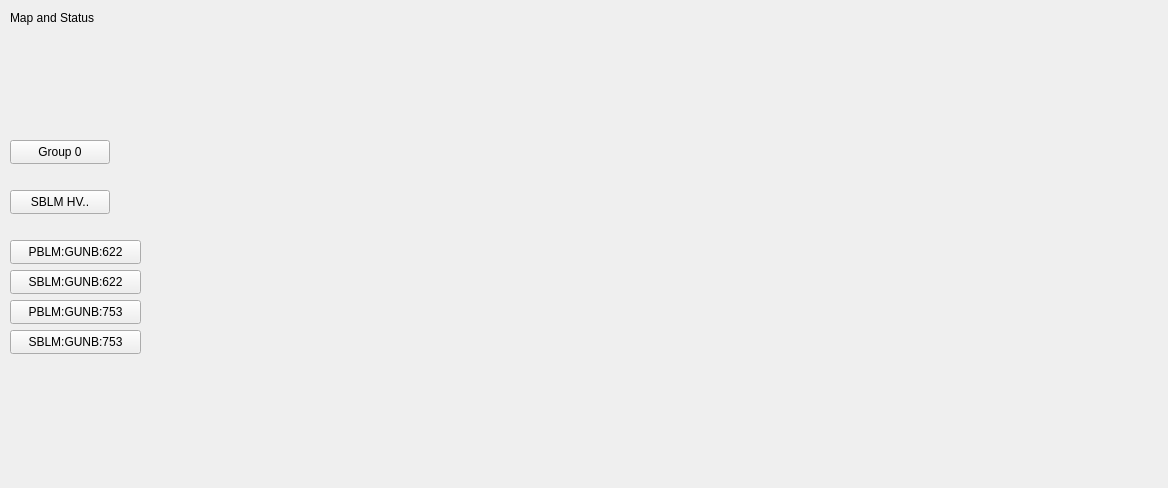
<?xml version="1.0" encoding="UTF-8"?>
<ui version="4.0">
 <class>Form</class>
 <widget class="QWidget" name="Form">
  <property name="geometry">
   <rect>
    <x>0</x>
    <y>0</y>
    <width>1168</width>
    <height>488</height>
   </rect>
  </property>
  <property name="windowTitle">
   <string>GUNB Main</string>
  </property>
  <widget class="QLabel" name="label_3">
   <property name="geometry">
    <rect>
     <x>10</x>
     <y>10</y>
     <width>121</width>
     <height>16</height>
    </rect>
   </property>
   <property name="text">
    <string>Map and Status</string>
   </property>
  </widget>
  <widget class="PyDMEmbeddedDisplay" name="PyDMEmbeddedDisplay_3">
   <property name="geometry">
    <rect>
     <x>10</x>
     <y>30</y>
     <width>881</width>
     <height>101</height>
    </rect>
   </property>
   <property name="toolTip">
    <string/>
   </property>
   <property name="filename" stdset="0">
    <string>$PHYSICS_TOP/mps_configuration/current/display/areas/mps_gunb_link_nodes.ui</string>
   </property>
  </widget>
  <widget class="PyDMRelatedDisplayButton" name="PyDMRelatedDisplayButton_5">
   <property name="geometry">
    <rect>
     <x>10</x>
     <y>140</y>
     <width>100</width>
     <height>24</height>
    </rect>
   </property>
   <property name="toolTip">
    <string/>
   </property>
   <property name="text">
    <string>Group 0</string>
   </property>
   <property name="filenames" stdset="0">
    <stringlist>
     <string>$PHYSICS_TOP/mps_configuration/current/display/groups/LinkNodeGroup0.ui</string>
    </stringlist>
   </property>
   <property name="showIcon" stdset="0">
    <bool>false</bool>
   </property>
   <property name="openInNewWindow" stdset="0">
    <bool>true</bool>
   </property>
  </widget>
  <widget class="PyDMShellCommand" name="PyDMShellCommand">
   <property name="geometry">
    <rect>
     <x>10</x>
     <y>190</y>
     <width>100</width>
     <height>24</height>
    </rect>
   </property>
   <property name="toolTip">
    <string/>
   </property>
   <property name="text">
    <string>SBLM HV..</string>
   </property>
   <property name="showIcon" stdset="0">
    <bool>false</bool>
   </property>
   <property name="commands" stdset="0">
    <stringlist>
     <string>edm -x -m &quot;dev=HVM:GUNB:MP01,dev0=SBLM:GUNB:622,dev1=SBLM:GUNB:753,dev2=HVM:GUNB:100,dev3=HVM:GUNB:200&quot; $EDM/ws/caen_hv_DT5533.edl</string>
    </stringlist>
   </property>
  </widget>
  <widget class="PyDMEDMDisplayButton" name="PyDMEDMDisplayButton">
   <property name="geometry">
    <rect>
     <x>10</x>
     <y>240</y>
     <width>131</width>
     <height>24</height>
    </rect>
   </property>
   <property name="toolTip">
    <string/>
   </property>
   <property name="text">
    <string>PBLM:GUNB:622</string>
   </property>
   <property name="filenames" stdset="0">
    <stringlist>
     <string>$EDM/bcs/bcs_pblm_status.edl</string>
    </stringlist>
   </property>
   <property name="titles" stdset="0">
    <stringlist>
     <string>PBLM:GUNB:622</string>
    </stringlist>
   </property>
   <property name="showIcon" stdset="0">
    <bool>false</bool>
   </property>
   <property name="macros" stdset="0">
    <stringlist>
     <string>{&quot;BLM&quot;:&quot;PBLM:GUNB:622&quot;}</string>
    </stringlist>
   </property>
   <property name="openInNewWindow" stdset="0">
    <bool>true</bool>
   </property>
  </widget>
  <widget class="PyDMEDMDisplayButton" name="PyDMEDMDisplayButton_2">
   <property name="geometry">
    <rect>
     <x>10</x>
     <y>270</y>
     <width>131</width>
     <height>24</height>
    </rect>
   </property>
   <property name="toolTip">
    <string/>
   </property>
   <property name="text">
    <string>SBLM:GUNB:622</string>
   </property>
   <property name="filenames" stdset="0">
    <stringlist>
     <string>$EDM/bcs/bcs_pblm_status.edl</string>
    </stringlist>
   </property>
   <property name="titles" stdset="0">
    <stringlist>
     <string>SBLM:GUNB:622</string>
     <string></string>
    </stringlist>
   </property>
   <property name="showIcon" stdset="0">
    <bool>false</bool>
   </property>
   <property name="macros" stdset="0">
    <stringlist>
     <string>{&quot;BLM&quot;:&quot;SBLM:GUNB:622&quot;}</string>
    </stringlist>
   </property>
   <property name="openInNewWindow" stdset="0">
    <bool>true</bool>
   </property>
  </widget>
  <widget class="PyDMEDMDisplayButton" name="PyDMEDMDisplayButton_3">
   <property name="geometry">
    <rect>
     <x>10</x>
     <y>300</y>
     <width>131</width>
     <height>24</height>
    </rect>
   </property>
   <property name="toolTip">
    <string/>
   </property>
   <property name="text">
    <string>PBLM:GUNB:753</string>
   </property>
   <property name="filenames" stdset="0">
    <stringlist>
     <string>$EDM/bcs/bcs_pblm_status.edl</string>
    </stringlist>
   </property>
   <property name="titles" stdset="0">
    <stringlist>
     <string>PBLM:GUNB:753</string>
     <string></string>
    </stringlist>
   </property>
   <property name="showIcon" stdset="0">
    <bool>false</bool>
   </property>
   <property name="macros" stdset="0">
    <stringlist>
     <string>{&quot;BLM&quot;:&quot;PBLM:GUNB:753&quot;}</string>
    </stringlist>
   </property>
   <property name="openInNewWindow" stdset="0">
    <bool>true</bool>
   </property>
  </widget>
  <widget class="PyDMEDMDisplayButton" name="PyDMEDMDisplayButton_4">
   <property name="geometry">
    <rect>
     <x>10</x>
     <y>330</y>
     <width>131</width>
     <height>24</height>
    </rect>
   </property>
   <property name="toolTip">
    <string/>
   </property>
   <property name="text">
    <string>SBLM:GUNB:753</string>
   </property>
   <property name="filenames" stdset="0">
    <stringlist>
     <string>$EDM/bcs/bcs_pblm_status.edl</string>
    </stringlist>
   </property>
   <property name="titles" stdset="0">
    <stringlist>
     <string>SBLM:GUNB:753</string>
     <string></string>
    </stringlist>
   </property>
   <property name="showIcon" stdset="0">
    <bool>false</bool>
   </property>
   <property name="macros" stdset="0">
    <stringlist>
     <string>{&quot;BLM&quot;:&quot;SBLM:GUNB:753&quot;}</string>
    </stringlist>
   </property>
   <property name="openInNewWindow" stdset="0">
    <bool>true</bool>
   </property>
  </widget>
 </widget>
 <customwidgets>
  <customwidget>
   <class>PyDMEDMDisplayButton</class>
   <extends>PyDMRelatedDisplayButton</extends>
   <header>edmbutton.edm_button</header>
   <container>1</container>
  </customwidget>
  <customwidget>
   <class>PyDMShellCommand</class>
   <extends>QPushButton</extends>
   <header>pydm.widgets.shell_command</header>
  </customwidget>
  <customwidget>
   <class>PyDMRelatedDisplayButton</class>
   <extends>QPushButton</extends>
   <header>pydm.widgets.related_display_button</header>
  </customwidget>
  <customwidget>
   <class>PyDMEmbeddedDisplay</class>
   <extends>QFrame</extends>
   <header>pydm.widgets.embedded_display</header>
  </customwidget>
 </customwidgets>
 <resources/>
 <connections/>
</ui>
